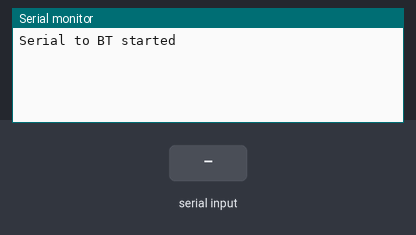
Recording of a sketch running on a simulated Arduino Uno, built with avr-gcc and run on an emulated ATmega328P. On the bench: the last lines printed to the serial monitor. Inputs (shaded band) come from the test bench.

Above: at 1.2 s.
1.3 s: "1" received over the second serial link
At 2.5 s:
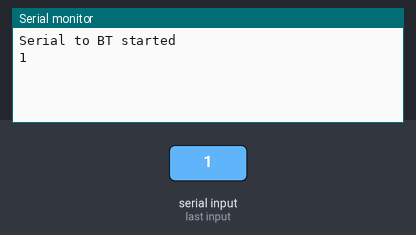
2.8 s: "0" received over the second serial link
At 3.8 s:
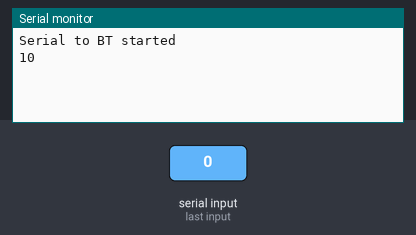

The sketch:

ArduinoSerial_BT_AT_Cmds.ino
```cpp
/*
 Name:		ArduinoSerial_BT_AT_Cmds.ino
 Created:	11/11/2020 1:08:41 PM
 Author:	Michael

 To enable the Multi Comm Terminal to send AT commands to the
 HC-05 module

 Module must be set to CMD via switch.
 If the module is software switched I will need to add
 that in a command

  Written and tested in Visual Studio using Visual Micro
 Tested against Arduino Uno and itea Bluetooth shield with HC-05 module

 MUST HAVE BOARD TOGGLED TO CMD
 MUST HAVE BOARD JUMPERS SET FOLLOWING for IO4 TX and IO5 RX
 °°°|°°
 °°|°°°
 °°°°°°
 MUST HAVE DEBUG SERIAL SET TO 9600 Baud
 MUST HAVE BT SERIAL SET TO 38400 Baud

  * AT 			    +NAME:itead
 * AT+VERSION 	    +VERSION:hc01.comV2.1
 * AT+ADDR		    +ADDR:2016:4:76101
 * AT+UART		    +UART:9600,0,0
 * AT+NAME=<param>  OK set the module name
 * AT+NAME?         +NAME:<Param> Get the module name
 * AT+ORGL          OK - restore to defaults
 * AT+RESET         OK - reset
 *
 * AT+ROLE		    +ROLE:0 (1=master, 0=slave)
 * AT+PSWD		    +PSWD:1234 (pairing PIN)

*/
#include <SoftwareSerial.h>

#define IN_BUFF_SIZE 100
char buff[IN_BUFF_SIZE];
unsigned char inIndex = 0;

// The jumpers on BT board are set to 4TX and 5RX.
// They are reversed on serial since RX from BT gets TX to serial
SoftwareSerial btSerial(5, 4); //RX,TX


// the setup function runs once when you press reset or power the board
void setup() {
    //Need 38400 for BT and 9600 for serial to send AT commands
    //strange because BT AT cmd shows BT baud is 9600.
    SetupCommunications(9600, 38400);
}


// the loop function runs over and over again until power down or reset
void loop() {
    int count = Serial.available();
    if (count > 0) {
        Serial.readBytes(buff, count);
        btSerial.write(buff, count);
    }

    count = btSerial.available();
    if (count > 0) {
        btSerial.readBytes(buff, count);
        Serial.write(buff, count);
    }
}


void SetupCommunications(long dbgBaud, long btBaud) {
    Serial.begin(dbgBaud);
    btSerial.begin(btBaud);
    while (!Serial) {
        ; // wait for default serial port to connect. Needed for Native USB only
    }
    Serial.println("Serial to BT started");
}
```

Measured:
- after the input at 1.3 s, the serial monitor: prints a new line at once (image 1)
- after the input at 2.8 s, the serial monitor: prints a new line at once (image 2)
